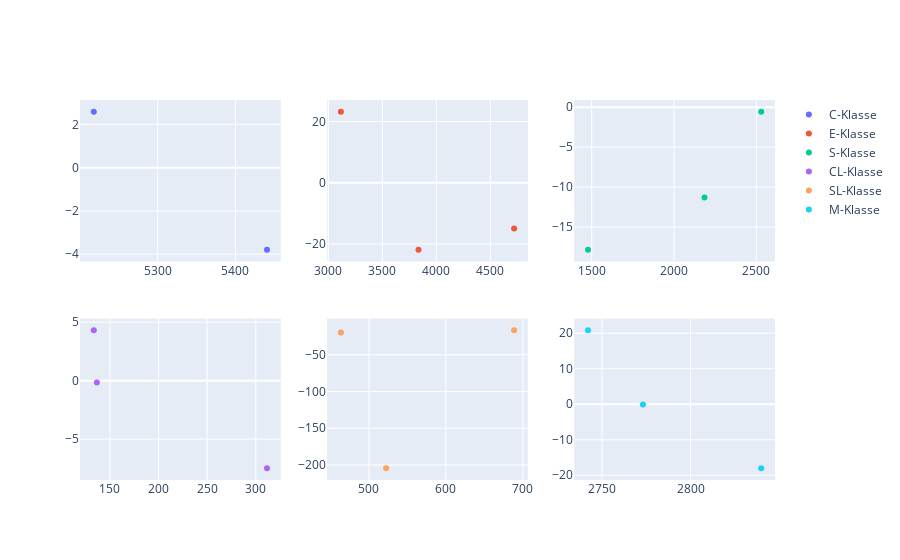

Here is the notebook cell this chart was saved with:
### Code cell
fig = make_subplots(rows = 2, cols = 3)
fig.add_trace(go.Scatter(x = dfs["C"]["units"], y = E["C"], mode = "markers", name = "C-Klasse"), row = 1, col = 1)
fig.add_trace(go.Scatter(x = dfs["E"]["units"], y = E["E"], mode = "markers", name = "E-Klasse"), row = 1, col = 2)
fig.add_trace(go.Scatter(x = dfs["S"]["units"], y = E["S"], mode = "markers", name = "S-Klasse"), row = 1, col = 3)
fig.add_trace(go.Scatter(x = dfs["CL"]["units"], y = E["CL"], mode = "markers", name = "CL-Klasse"), row = 2, col = 1)
fig.add_trace(go.Scatter(x = dfs["SL"]["units"], y = E["SL"], mode = "markers", name = "SL-Klasse"), row = 2, col = 2)
fig.add_trace(go.Scatter(x = dfs["M"]["units"], y = E["M"], mode = "markers", name = "M-Klasse"), row = 2, col = 3)
fig.show()

### Figure 1 — Plotly figure (JSON) as saved in the notebook; plotly's stock layout.template omitted (floating-point values rounded to 4 significant figures)
{"data": [{"mode": "markers", "name": "C-Klasse", "type": "scatter", "x": [5218.0, 5441.0, 4521.0], "xaxis": "x", "y": [2.581, -3.79], "yaxis": "y"}, {"mode": "markers", "name": "E-Klasse", "type": "scatter", "x": [4720.0, 3116.0, 3834.0, 1950], "xaxis": "x2", "y": [-14.93, 23.18, -21.88], "yaxis": "y2"}, {"mode": "markers", "name": "S-Klasse", "type": "scatter", "x": [2529.0, 2185, 1478.0, 744], "xaxis": "x3", "y": [-0.582, -11.31, -17.85], "yaxis": "y3"}, {"mode": "markers", "name": "CL-Klasse", "type": "scatter", "x": [311.5, 136.5, 133.3, 225.9], "xaxis": "x4", "y": [-7.48, -0.1571, 4.304], "yaxis": "y4"}, {"mode": "markers", "name": "SL-Klasse", "type": "scatter", "x": [688.6, 522.4, 463.5, 301], "xaxis": "x5", "y": [-16.62, -204.5, -19.7], "yaxis": "y5"}, {"mode": "markers", "name": "M-Klasse", "type": "scatter", "x": [2773.0, 2742.0, 2840.0, 1461], "xaxis": "x6", "y": [-0.04506, 20.82, -18.0], "yaxis": "y6"}], "layout": {"autosize": true, "xaxis": {"anchor": "y", "autorange": true, "domain": [0, 0.2889], "range": [5199.0, 5459.0], "type": "linear"}, "xaxis2": {"anchor": "y2", "autorange": true, "domain": [0.3556, 0.6444], "range": [2983.0, 4853.0], "type": "linear"}, "xaxis3": {"anchor": "y3", "autorange": true, "domain": [0.7111, 1], "range": [1390.0, 2617.0], "type": "linear"}, "xaxis4": {"anchor": "y4", "autorange": true, "domain": [0, 0.2889], "range": [118.6, 326.3], "type": "linear"}, "xaxis5": {"anchor": "y5", "autorange": true, "domain": [0.3556, 0.6444], "range": [444.9, 707.3], "type": "linear"}, "xaxis6": {"anchor": "y6", "autorange": true, "domain": [0.7111, 1], "range": [2734.0, 2848.0], "type": "linear"}, "yaxis": {"anchor": "x", "autorange": true, "domain": [0.575, 1], "range": [-4.577, 3.368], "type": "linear"}, "yaxis2": {"anchor": "x2", "autorange": true, "domain": [0.575, 1], "range": [-27.44, 28.74], "type": "linear"}, "yaxis3": {"anchor": "x3", "autorange": true, "domain": [0.575, 1], "range": [-19.98, 1.55], "type": "linear"}, "yaxis4": {"anchor": "x4", "autorange": true, "domain": [0, 0.425], "range": [-8.935, 5.759], "type": "linear"}, "yaxis5": {"anchor": "x5", "autorange": true, "domain": [0, 0.425], "range": [-227.7, 6.578], "type": "linear"}, "yaxis6": {"anchor": "x6", "autorange": true, "domain": [0, 0.425], "range": [-22.8, 25.61], "type": "linear"}}}
